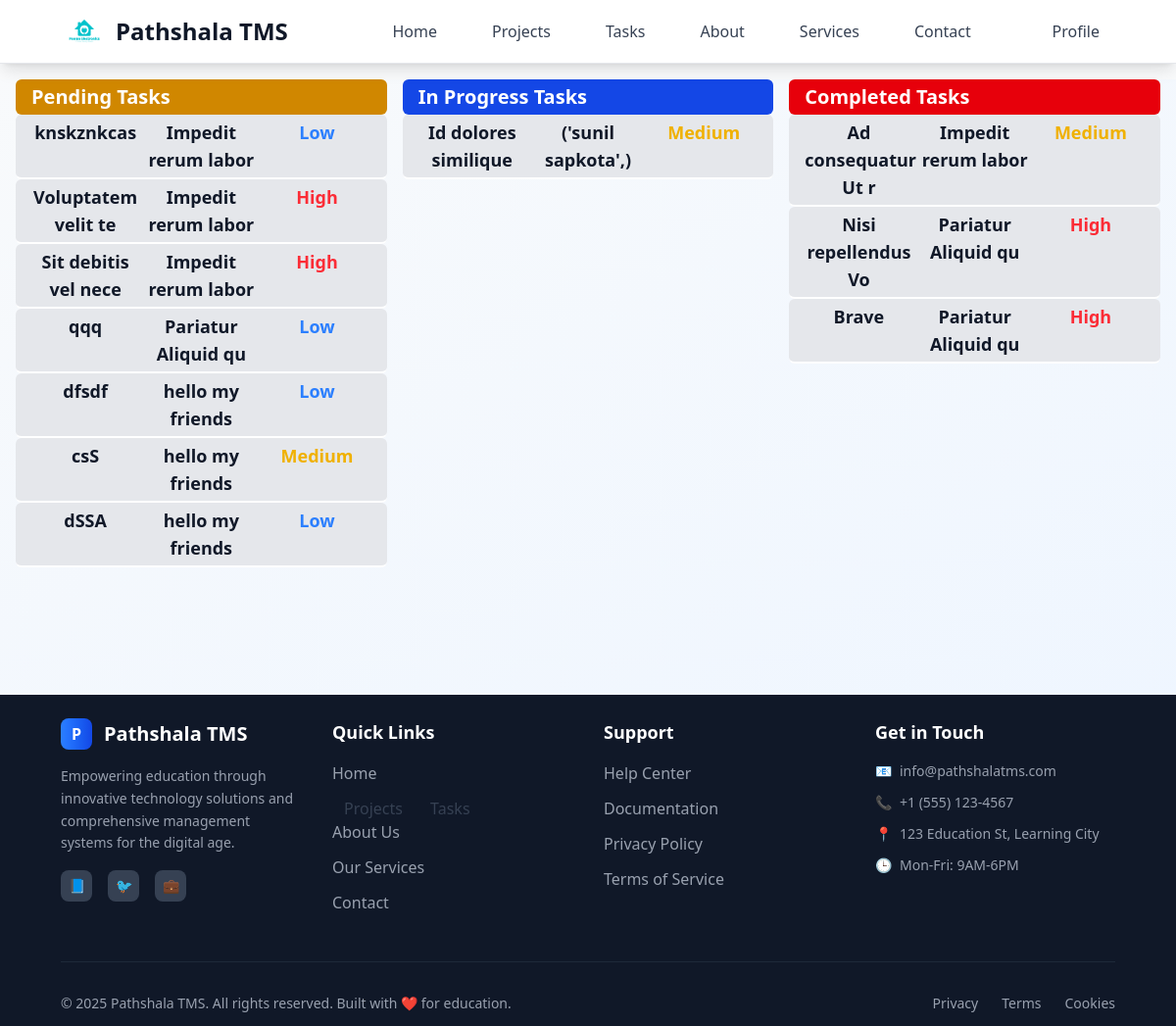
Page /employer/dashboard (signed in) on the committed database.
### tasks/models.py (models this page shows)
class Task(models.Model):
    class StatusOptions(models.TextChoices):
        PENDING = "Pending", "Pending"
        IN_PROGRESS = "In Progress", "In Progress"
        COMPLETED = "Completed", "Completed"
        CANCELED = "Canceled", "Canceled"
    class TaskPriorityOPtion(models.TextChoices):
        LOW="Low",'Low'
        MEDIUM="Medium",'Medium'
        HIGH="High",'High'
    title = models.CharField(max_length=30)
    description = models.TextField(null=True, blank=True)
    user = models.ForeignKey(User, on_delete=models.CASCADE, related_name="tasks")
    project = models.ForeignKey(Project, on_delete=models.CASCADE)
    assigned_user = models.ForeignKey( User, on_delete=models.SET_NULL, related_name="assigned_tasks", null=True, blank=True)
    status = models.CharField(choices=StatusOptions, default=StatusOptions.PENDING)
    priority=models.CharField(choices=TaskPriorityOPtion,default=TaskPriorityOPtion.LOW)
    deadline=models.DateField( null=True, blank=True)
    created_at = models.DateTimeField(auto_now_add=True, editable=False)
    updated_at = models.DateTimeField(auto_now=True, editable=False)
    attachment = models.FileField(blank=True, null=True, upload_to=attachment_path)

### projects/models.py (models this page shows, shortened)
class Project(models.Model):
    class StatusOption(models.TextChoices):
        PENDING="Pending","Pending"
        IN_PROGRESS= "In progress","In progress"
        COMPLETED="Completed","completed"
        CANCELED= "Canceled","canceled"
    title=models.CharField(max_length=25)
    description=models.TextField( max_length=50 ,blank=True )
    user=models.ForeignKey(User,on_delete=models.CASCADE)
    created_at=models.DateTimeField( editable=False, auto_now_add=True)
    status=models.CharField(choices=StatusOption,default=StatusOption.PENDING)
    update_at=models.DateTimeField( auto_now=True, null=True, blank=True,editable=False)

### main/views.py (the view)
@login_required(login_url="/login")
def employerDashboard(request):
    role=request.user.profile.role
    if role =="employer":
        pendingTasks=Task.objects.filter(status="Pending",user=request.user)
        completedTasks=Task.objects.filter(status="Completed",user=request.user)
        InprogressTasks=Task.objects.filter(status="In Progress",user=request.user)
        return render(request,'pages/employer/dashboard.html',{'pendingTasks':pendingTasks, "completedTasks":completedTasks, "inProgressTasks":InprogressTasks})
    else:
        return redirect('employee/dashboard')

### templates/pages/employer/dashboard.html
{% extends 'layouts/main.html' %} {% block content %}
<div class="grid grid-cols-3 gap-4 my-4 mx-4">
  <div class="">
    <div
      class="text-xl px-4 py-1 font-bold text-white bg-blue-700 rounded-md bg-yellow-600"
    >
      Pending Tasks
    </div>
    <div class="rounded-lg">
      {% for task in pendingTasks %}
      <a
        href="/employer/task/{{task.id}}"
        class="grid grid-cols-3 gap-2 rounded-md text-center text-lg font-semibold px-4 text-gray-900 py-1 border-b-2 border-white bg-gray-200 hover:bg-gray-300 hover:scale-[101%] duration-300"
      >
        <div class="">{{ task.title }}</div>
        <div>{{task.project.title}}</div>
        <div
          class="{% if task.priority == 'High' %} text-red-500 {% elif task.priority == 'Medium' %} text-yellow-500 {% elif task.priority == 'Low' %} text-blue-500 {% else %} text-purple-500 {% endif %}"
        >
          {{task.priority}}
        </div>
      </a>
      {% endfor %}
    </div>
  </div>
  <div class="">
    <div
      class="text-xl px-4 py-1 font-bold text-white bg-blue-700 rounded-md bg-blue-700"
    >
      In Progress Tasks
    </div>
    <div class="rounded-lg">
      {% for task in inProgressTasks %}
      <a
        href="/employer/task/{{task.id}}"
        class="grid grid-cols-3 gap-2 rounded-md text-center text-lg font-semibold px-4 text-gray-900 py-1 border-b-2 border-white bg-gray-200 hover:bg-gray-300 hover:scale-[101%] duration-300"
      >
        <div class="">{{ task.title }}</div>
        <div>{{task.project.title}}</div>
        <div
          class="{% if task.priority == 'High' %} text-red-500 {% elif task.priority == 'Medium' %} text-yellow-500 {% elif task.priority == 'Low' %} text-blue-500 {% else %} text-purple-500 {% endif %}"
        >
          {{task.priority}}
        </div>
      </a>
      {% endfor %}
    </div>
  </div>
  <div class="">
    <div
      class="text-xl px-4 py-1 font-bold text-white bg-blue-700 rounded-md bg-red-600"
    >
      Completed Tasks
    </div>
    <div class="rounded-lg">
      {% for task in completedTasks %}
      <a
        href="/employer/task/{{task.id}}"
        class="grid grid-cols-3 gap-2 rounded-md text-center text-lg font-semibold px-4 text-gray-900 py-1 border-b-2 border-white bg-gray-200 hover:bg-gray-300 hover:scale-[101%] duration-300"
      >
        <div class="">{{ task.title }}</div>
        <div>{{task.project.title}}</div>
        <div
          class="{% if task.priority == 'High' %} text-red-500 {% elif task.priority == 'Medium' %} text-yellow-500 {% elif task.priority == 'Low' %} text-blue-500 {% else %} text-purple-500 {% endif %}"
        >
          {{task.priority}}
        </div>
      </a>
      {% endfor %}
    </div>
  </div>
</div>
{% endblock %}

### rows in the picture
Task: title "knskznkcas", project "Impedit rerum labor", priority "Low"
Task: title "Voluptatem velit te", project "Impedit rerum labor", priority "High"
Task: title "Sit debitis vel nece", project "Impedit rerum labor", priority "High"
Task: title "qqq", project "Pariatur Aliquid qu", priority "Low"
Task: title "dfsdf", project "hello my friends", priority "Low"
Task: title "csS", project "hello my friends", priority "Medium"
Task: title "dSSA", project "hello my friends", priority "Low"
Task: title "Id dolores similique", project "('sunil sapkota',)", priority "Medium"
Task: title "Ad consequatur Ut r", project "Impedit rerum labor", priority "Medium"
Task: title "Nisi repellendus Vo", project "Pariatur Aliquid qu", priority "High"
Task: title "Brave", project "Pariatur Aliquid qu", priority "High"
